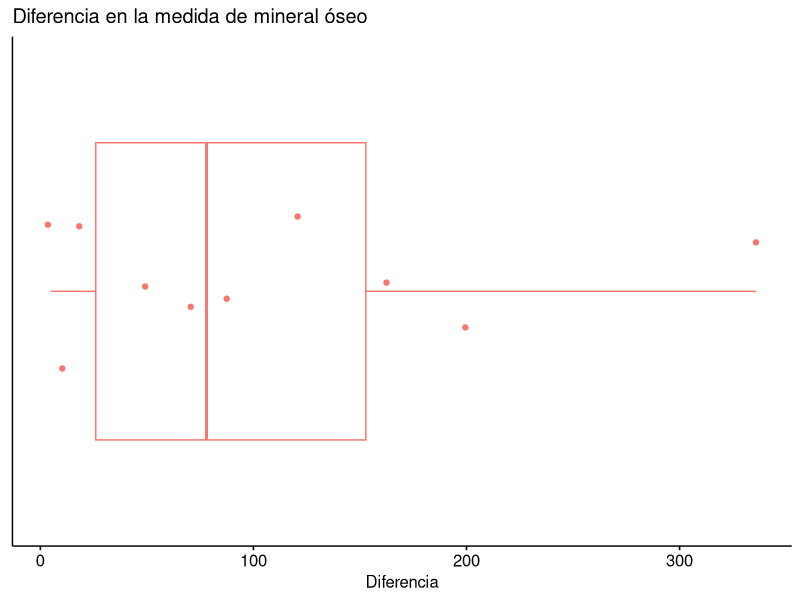

Write R code to recreate this figure. (Note: this script raises an error after producing the figure.)
library(datasets)
library(dplyr)
library(ggpubr)


# Se sabe que la lactancia estimula una pérdida de masa ósea para
# proporcionar cantidades de calcio adecuadas para la producción de
# leche. Un estudio intentó determinar si madres adolescentes podían
# recuperar niveles más normales a pesar de no consumir suplementos
# (Amer. J. Clinical Nutr., 2004; 1322-1326).
# El estudio obtuvo las siguientes medidas del contenido total de
# minerales en los huesos del cuerpo (en gramos) para una muestra de
# madres adolescentes tanto durante la lactancia (6-24 semanas postparto)
# y posterior a ella (12-30 semana postparto):

lact <- c(1928, 2549, 2825, 1924, 1628, 2175, 2114, 2621, 1843, 2541)
posd <- c(2126, 2885, 2895, 1942, 1750, 2184, 2164, 2626, 2006, 2627)

# ¿Sugieren los datos que el contenido total de minerales en los huesos
# del cuerpo durante el posdestete excede el de la etapa de lactancia
# por más de 25 g? 

# Para analizar estos datos, lo más importante es darse cuente que se
# tratan de dos mediciones a los mismos sujetos de investigación
# (personas). Eso significa que estamos frente a datos apareados.
# Este análisis aparece en la sección 5.2.1 de OpenIntro Statistics.
# Debemos obtener la diferencia de las medidas de cada persona:

dif <- posd - lact

# Grafiquemos la distribución de las diferencias.
# (Para eso creamos un data frame con un solo grupo)

df.dif <- data.frame(
  Diferencia = dif,
  Grupo = 1
)
df.dif[["Grupo"]] <- factor(df.dif[["Grupo"]])

p1.1 <- ggboxplot(
  df.dif,
  x = "Grupo", y = "Diferencia",
  color = "Grupo",
  add = "jitter", add.params = list(color = "Grupo", fill = "Grupo"),
  title = "Diferencia en la medida de mineral óseo"
)
p1.1 <- p1.1 + rremove("legend")
p1.1 <- ggpar(p1.1, orientation = "horizontal")
p1.1 <- ggpar(p1.1, ylab = FALSE)
p1.1 <- p1.1 + rremove("y.text")
p1.1 <- p1.1 + rremove("y.ticks")


# Vemos que ninguna de las diferencias es menor a cero, por lo que
# efectivamente hay valores de minerales en los huesos más altos
# después de terminada la lactancia.
# Pero el problema nos consulta si esta diferencia es mayor a 25 g.
# Eso es menos claro en el gráfico, puesto si bien hay puntos que parecen
# estar bajo los 25 g, estos podrían deberse a la muestra usada.
# Para confirmar la validez estadística de este posible aumento debemos
# usar una prueba T de Student, por el tamaño acotado de la muestra, y
# utilizar esta posibilidad como hipótesis alternativa:
# Si μ es la diferencia media del contenido total de minerales en los 
# huesos de mujeres durante el posdestetey la etapa de lactancia:
# H0: μ = 25  
# H1: μ > 25  
μ0 <- 25

# El gráfico también muestra que hay una leve asimetría, pero sin que se
# identifiquen valores atípicos (outliers), aunque hay uno que parece estar
# cerca del límite. Luego, basta con ser un poco más exigentes con el nivel
# de significación:
α <- 0.025

# Obtengamos el estadístico
media.muestra <- mean(df.dif[["Diferencia"]])
desvest.muestra <- sd(df.dif[["Diferencia"]])
tamaño.muestra <- nrow(df.dif)
err.est <- desvest.muestra / sqrt(tamaño.muestra)
t <- (media.muestra - μ0) / err.est
gdl <- tamaño.muestra - 1

# Obtengamos el p-valor. En este caso, tenemos una prueba de una cola.
p.valor <- pt(t, gdl, lower.tail = FALSE)

cat("\n\n")
cat("Masa ósea\n")
cat("=========\n")

cat("\n\n")
cat("T test de Student para la diferencia de dos muestras relacionadas\n")
cat("-----------------------------------------------------------------\n")
cat("μ hipotético de las diferencias:", μ0, "g\n")
cat("Media observada de las diferencias:", media.muestra, "g\n")
cat("Desviación estándar de las diferencias:", desvest.muestra, "g\n")
cat("Tamaño de la muestra:", tamaño.muestra, "[mujeres]\n")
cat("Error estándar:", err.est, "g\n")
cat("\n")
cat("Estadístico t:", t, "\n")
cat("Grados de libertad:", gdl, "\n")
cat("Nivel de significación:", α, "\n")
cat("p-valor:", round(p.valor, 3), "\n")

# Vemos que el p.valor es menor que el α definido para la prueba, por lo
# que hay suficiente evidencia para rechazar H0.
# Conclusión: La diferencia en contenido total de minerales en los huesos
# de madres adolescentes entre el periodo de lactancia y luego que esta
# concluye es, en promedio, más de 25 g.


# stop("*** Parada intermedia ***")


# Pero este tipo de cálculos manuales son raramente necesarios en R
# después de todos los años que lleva desarrollándose. Así, existe la
# función t.test() que puede usarse aquí nuevamente:

ttest1 <- t.test(posd, lact, paired = TRUE,
                 mu = 25, alternative = "greater", conf.level = 1 - α
)

# O también en la forma con fórmula y data.frames:

d <- data.frame(
  Medición = c(posd, lact),
  Periodo = c(rep("P", length(posd)), rep("L", length(lact)))
)

# Notemos que la función 'data.frame()' convierte variables de tipo 
# 'string' en factores, que es otro nombre para variables categóricas
# (a menos que le especifiquemos que no lo haga dando valor 'FALSE' al
# argumento 'stringsAsFactors').
# Los factores en R se almacenan como un vector de enteros: 1, 2, ...
# que codifican los posibles valores que puede tomar la variable,
# también llamados niveles ('levels' en inglés).
# Cada nivel es acompañado de un nombre, tambien llamada etiqueta
# ('label' en inglés) que es un string.
# El problema es que cuando R convierte un vector de strings a factores,
# asigna los valores en orden alfabético. Por ejemplo:
# meses <- factor(c("febrero", "abril", "septiembre"))
# print(meses)
# print(str(meses))
# print(levels(meses))

# Eso usualmente funciona bien, pero en este caso queremos que se calcule
# la resta: valores del nivel 'P' menos valores del nivel 'L' (P - L)
# Pero por el orden usado para los niveles es alfabético, por lo que
# al decir "reste de acuerdo al factor", se va a calcular L - P, lo que
# no es correcto para nuestra hipótesis μ > 25.
# Así, o cambiamos la hipótesis a μ < 25 o cambiamos el orden de los
# niveles en el factor.
# Hagámos esto último:

d[["Periodo"]] <- factor(d[["Periodo"]], levels = c("P", "L"))

# Ahora podemos usar esta otra versión de la función t.test, con fórmulas,
# las que son inevitables cuando trabajemos con métodos más sofisticados. 
ttest2 <- t.test(Medición ~ Periodo, data = d, paired = TRUE,
                 mu = 25, alternative = "greater", conf.level = 1 - α)

cat("\n\n")
cat("T test de Student para dos muestras correlacionadas en R\n")
cat("--------------------------------------------------------\n")
print(ttest1)
print(ttest2)


# Notemos que esta función también nos da el intervalo (abierto) con 
# 97.5% de confianza, que nos indica que los datos indican que la 
# verdadera media de la diferencia sería al menos 31,4 g.

# Una vez más, la conclusión en este caso debería ser acompañada de la
# advertencia de que la prueba está cerca del borde, por lo que sería
# ideal si el tamaño de la muestra pueda ser incrementada para tener
# mayor certeza con la conclusión.



# stop("*** Parada intermedia ***")
# ----------------------------------------------------------------



# La avicultura de carne es un negocio muy lucrativo, y cualquier
# método que ayude al rápido crecimiento de los pollitos es beneficioso,
# tanto para las avícolas como para los consumidores. En el paquete
# dataset de R están los datos (chickwts) de un experimento hecho para
# medir la efectividad de varios suplementos alimenticios en la tasa
# de crecimiento de las aves. Pollitos recién nacidos se separaron
# aleatoriamente en 6 grupos y a cada grupo se le dio un suplemento
# distinto. Para productores de la 7ma región, es especialmente
# importante saber si existe diferencia en la efectividad entre el
# alimento basado en linaza (linseed) y el basado en habas (horsebean).

cat("\n\n")
cat("Avicultura de carne\n")
cat("===================\n")

datos <- chickwts
datos <- datos %>% filter(feed == "horsebean" | feed == "linseed")
datos[["feed"]] <- factor(datos[["feed"]])

p2.1 <- ggboxplot(
  datos,
  x = "feed", y = "weight",
  add = "jitter", add.params = list(color = "feed", fill = "feed"),
  color = "feed",
  title = "Peso final por tipo de alimento",
  xlab = "Tipo de alimento", ylab = "Peso (g)"
)

# Parece haber una clara diferencia. Para confirmar la validez
# estadística de esta diferencia con un contraste de hipótesis debemos
# formar conjeturar sobre la diferencias de las medias de ambas
# poblaciones (pollos nutridos con suplementos basados en linaza y
# pollos nutridos con suplementos basados en habas).
# Nos preguntan si hay evidencia de una diferencia en la efectividad de
# estos suplementos. Llamemos μ_linaza al peso medio que alcanzan (todos)
# los pollos alimentados con suplementos basados en linaza, y llamemos
# μ_habas a (todos) los pollos alimentados con suplementos basados en
# habas. Como no hay razones para sospechar que tal o cual va a ser
# menor/mayor que la otra, corresponde hacer una prueba de dos
# colas. Luego las hipótesis serían:
# H0: μ_habas y μ_linaza no son diferentes (μ_habas = μ_linaza)
# H1: μ_habas y μ_linaza sí son diferentes (μ_habas <> μ_linaza)
# o en términos de fiderencia de estas medias:
# H0: μ_habas - μ_linaza = 0  
# H1: μ_habas - μ_linaza <> 0
#
μ0 <- 0

# Como las muestras no son tan grandes, nos correspondería hacer una
# prueba T de Student para diferencia de dos medias.
# Debemos entonces, revisar las condiciones para aplicar esta prueba.

# Condiciones (OpenIntro Statistics pág. 231):
# 1) cada muestra cumple las coniciones para usar la distribución T, y
# 2) las muestras son independientes.

# Dado que se trató de un experimento diseñado para evaluar los tipos
# de suplementos alimenticios, podemos suponer que la selección de cada
# muestra estuvo acorde a los principios de independencia. Sin otra
# información, debemos suponer que la condición 2) está cumplida.

# Al gráfico de cajas le agregamos los puntos; no hay outliers y ambas
# muestras paracen bastante simétricas. También podemos usar un gráfico
# Q-Q para confirmar esta evaluación:

p2.2 <- ggqqplot(
  datos,
  x = "weight",
  color = "feed"
)

# Vemos que, con la excepción de algunos cuantos puntos extremos, 
# las muestras parecen seguir aproximadamente una distribución normal.
# Tal vez, considerando la existencia de estos valores "casi" atípicos
# y al tamaño reducido de las muestras, podemos ser un poco más
# exigentes con el nivel de significación:

α <- 0.03

# Otra forma común de evaluar la normalidad aproximada de nuestra
# muestra es usar una prueba de hipótesis en que la H0 es "la muestra
# viene de una población normal".
# Existen varias alternativas de este tipo de "pruebas de normalidad",
# pero suele recomendarse la prueba W de Shapiro-Wilk o la prueba de
# A² de Anderson-Darling, ambos implementados en R.
# [H.C. Thode (2011) Normality Tests. In: Lovric M. (eds) International
# Encyclopedia of Statistical Science. Springer]
# Usemos aquí la prueba de Shapiro-Wilk:mada con una prueba W

es.habas <- datos[["feed"]] == "horsebean"
cat("\n")
print(shapiro.test(datos[es.habas, "weight"]))
cat("\n")
print(shapiro.test(datos[!es.habas, "weight"]))

# Además, la separación aleatoria de los pollitos y el reducido tamaño
# de la muestra respecto a la población parecen asegurar la
# independencia de las observaciones en cada muestra.
#
# Luego la condición 1) parace cumplirse.



# stop("*** Parada intermedia ***")



# Los cálculos para una prueba T de Student para diferencia de dos
# medias se encuentra en OpenIntro Statistics págs. 231-232.
# En realidad, lo que aparece allí corresponde a los cálculos para la
# prueba de Welch, que es una modificación de la prueba T de Student
# original, que no considera una varianza común (pooled variance),
# por lo que también se le llama "prueba T de Student con varianzas
# distintas".
# Esta prueba normalmente es más "robusta" (la probabilidad de cometer
# un error de tipo I se acerca al nivel de significación definido) que
# el t-test original, sobre todo si el tañano de las muestras es
# desigual y las muestras no son muy reducidas. Ver:
#
# GD Ruxton (2006). The unequal variance t-test is an underused
# alternative to Student's t-test and the Mann–Whitney U test.
# Behavioral Ecology 17:688-690.
#
# B Derrick, D Toher, P White (2016). Why Welch's test is Type I error
# robust. The Quantitative Methods for Psychology 12(1):30-38.
# 

# Los cálculos:

# Error estándar
var.habas <- var(datos[es.habas, "weight"])
var.linaza <- var(datos[!es.habas, "weight"])
n.habas <- length(datos[es.habas, "weight"])
n.linaza <- length(datos[!es.habas, "weight"])

varp.habas <- var.habas / n.habas
varp.linaza <- var.linaza / n.linaza

err.est <- sqrt(varp.habas + varp.linaza)


# Diferencia observada
media.habas <- mean(datos[es.habas, "weight"])
media.linaza <- mean(datos[!es.habas, "weight"])
dif.medias <- media.habas - media.linaza

# Estadístico t
t <- (dif.medias - μ0) / err.est

# Grados de libertad (¿se omite en el libro?)
gdl.habas <- n.habas - 1
gdl.linaza <- n.linaza - 1

gdl.numerador <- (varp.habas + varp.linaza)^2
gdl.denominador <- varp.habas^2 / gdl.habas + varp.linaza^2 / gdl.linaza
gdl <- gdl.numerador / gdl.denominador

# Obtenemos la probabilidad en la dist. t
p.valor <- ifelse(t < 0, pt(t, gdl),
                  pt(t, gdl, lower.tail = FALSE)
)
p.valor <- 2 * p.valor # 2 colas

cat("\n\n")
cat("T test de Student para dos muestras con varianzas distintas\n")
cat("-----------------------------------------------------------\n")
cat("Diferencia de μ's hipotética:", μ0, "g\n")
cat("Diferencia de μ's observada:", dif.medias, "g\n")
cat("Desviación estándar muestra 1:", sqrt(varp.habas), "g\n")
cat("Tamaño de la muestra 1:", n.habas, "[pollitos]\n")
cat("Desviación estándar muestra 2:", sqrt(varp.linaza), "g\n")
cat("Tamaño de la muestra 2:", n.linaza, "[pollitos]\n")
cat("Error estándar:", err.est, "g\n")
cat("\n")
cat("Estadístico t:", t, "\n")
cat("Grados de libertad:", gdl, "\n")
cat("Nivel de significación:", α, "\n")
cat("p-valor:", round(p.valor, 3), "\n")



# stop("*** Parada intermedia ***")


# La función t.test de R nos permite hacer esta prueba y obtener un
# intervalo de confianza fácilmente. Aquí usando la variante en que se
# especifica una fórmula que relaciona columnas de un data.frame.

ttest3 <- t.test(weight ~ feed, data = datos, mu = μ0, conf.level = 1 - α)

cat("\n\n")
cat("T test de Student para dos muestras con varianzas distintas en R\n")
cat("----------------------------------------------------------------\n")
print(ttest3)


# El p-valor es bastante menor que el α definido, por lo que hay una
# fuerte evidencia para rechazar H0.

# Conclusión: sí hay diferencia en la efectividad de los suplementos
# alimenticios (linaza es mejor que habas).

